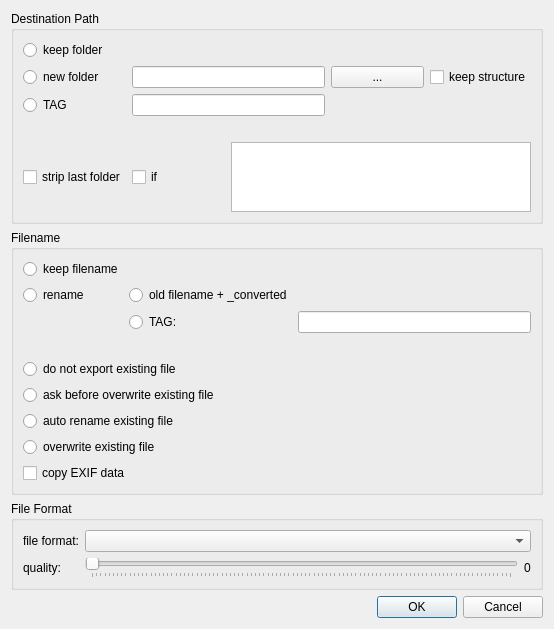
<?xml version="1.0" encoding="UTF-8"?>
<ui version="4.0">
 <class>cExportDialog</class>
 <widget class="QDialog" name="cExportDialog">
  <property name="geometry">
   <rect>
    <x>0</x>
    <y>0</y>
    <width>554</width>
    <height>610</height>
   </rect>
  </property>
  <property name="windowTitle">
   <string>Dialog</string>
  </property>
  <layout class="QGridLayout" name="gridLayout_6">
   <item row="0" column="0">
    <layout class="QVBoxLayout" name="verticalLayout">
     <item>
      <widget class="QGroupBox" name="groupBox">
       <property name="title">
        <string>Destination Path</string>
       </property>
       <layout class="QGridLayout" name="gridLayout_7">
        <item row="0" column="0">
         <layout class="QGridLayout" name="gridLayout_2">
          <item row="2" column="0">
           <widget class="QRadioButton" name="m_lpNewDirectoryTag">
            <property name="text">
             <string>TAG</string>
            </property>
            <attribute name="buttonGroup">
             <string notr="true">m_lpDirectoryMethod</string>
            </attribute>
           </widget>
          </item>
          <item row="2" column="1" colspan="2">
           <widget class="QLineEdit" name="m_lpDestinationPathTag"/>
          </item>
          <item row="1" column="0">
           <widget class="QRadioButton" name="m_lpNewDirectory">
            <property name="text">
             <string>new folder</string>
            </property>
            <attribute name="buttonGroup">
             <string notr="true">m_lpDirectoryMethod</string>
            </attribute>
           </widget>
          </item>
          <item row="1" column="4">
           <widget class="QCheckBox" name="m_lpKeepStructure">
            <property name="text">
             <string>keep structure</string>
            </property>
           </widget>
          </item>
          <item row="1" column="1" colspan="2">
           <widget class="QLineEdit" name="m_lpDestinationPath"/>
          </item>
          <item row="0" column="0">
           <widget class="QRadioButton" name="m_lpKeepDirectory">
            <property name="text">
             <string>keep folder</string>
            </property>
            <attribute name="buttonGroup">
             <string notr="true">m_lpDirectoryMethod</string>
            </attribute>
           </widget>
          </item>
          <item row="4" column="1">
           <widget class="QCheckBox" name="m_lpStripLastDirectoryIf">
            <property name="text">
             <string>if</string>
            </property>
           </widget>
          </item>
          <item row="4" column="2" colspan="3">
           <widget class="QTextEdit" name="m_lpStripLastDirectoryIfList"/>
          </item>
          <item row="1" column="3">
           <widget class="QPushButton" name="m_lpDestinationPathBrowse">
            <property name="text">
             <string>...</string>
            </property>
           </widget>
          </item>
          <item row="4" column="0">
           <widget class="QCheckBox" name="m_lpStripLastDirectory">
            <property name="text">
             <string>strip last folder</string>
            </property>
           </widget>
          </item>
          <item row="3" column="1">
           <widget class="QLabel" name="m_lpPathTagHelp">
            <property name="text">
             <string/>
            </property>
           </widget>
          </item>
         </layout>
        </item>
       </layout>
      </widget>
     </item>
     <item>
      <widget class="QGroupBox" name="groupBox_2">
       <property name="title">
        <string>Filename</string>
       </property>
       <layout class="QGridLayout" name="gridLayout_4">
        <item row="0" column="0">
         <layout class="QGridLayout" name="gridLayout_3">
          <item row="2" column="1">
           <widget class="QRadioButton" name="m_lpFilenameTag">
            <property name="text">
             <string>TAG:</string>
            </property>
            <attribute name="buttonGroup">
             <string notr="true">m_lpFilenameAdd</string>
            </attribute>
           </widget>
          </item>
          <item row="1" column="0">
           <widget class="QRadioButton" name="m_lpNewFilename">
            <property name="text">
             <string>rename</string>
            </property>
            <attribute name="buttonGroup">
             <string notr="true">m_lpFilenameMethod</string>
            </attribute>
           </widget>
          </item>
          <item row="7" column="0" colspan="3">
           <widget class="QRadioButton" name="m_lpFileOverwrite">
            <property name="text">
             <string>overwrite existing file</string>
            </property>
            <attribute name="buttonGroup">
             <string notr="true">m_lpFileOverwriteMethod</string>
            </attribute>
           </widget>
          </item>
          <item row="6" column="0" colspan="3">
           <widget class="QRadioButton" name="m_lpFileRename">
            <property name="text">
             <string>auto rename existing file</string>
            </property>
            <attribute name="buttonGroup">
             <string notr="true">m_lpFileOverwriteMethod</string>
            </attribute>
           </widget>
          </item>
          <item row="0" column="0">
           <widget class="QRadioButton" name="m_lpKeepFilename">
            <property name="text">
             <string>keep filename</string>
            </property>
            <attribute name="buttonGroup">
             <string notr="true">m_lpFilenameMethod</string>
            </attribute>
           </widget>
          </item>
          <item row="1" column="1">
           <widget class="QRadioButton" name="m_lpFilenamePlusConverted">
            <property name="text">
             <string>old filename + _converted</string>
            </property>
            <attribute name="buttonGroup">
             <string notr="true">m_lpFilenameAdd</string>
            </attribute>
           </widget>
          </item>
          <item row="5" column="0" colspan="3">
           <widget class="QRadioButton" name="m_lpFileAsk">
            <property name="text">
             <string>ask before overwrite existing file</string>
            </property>
            <attribute name="buttonGroup">
             <string notr="true">m_lpFileOverwriteMethod</string>
            </attribute>
           </widget>
          </item>
          <item row="2" column="2">
           <widget class="QLineEdit" name="m_lpFileTag"/>
          </item>
          <item row="3" column="2">
           <widget class="QLabel" name="m_lpFileTagHelp">
            <property name="text">
             <string/>
            </property>
           </widget>
          </item>
          <item row="8" column="0" colspan="3">
           <widget class="QCheckBox" name="m_lpCopyEXIF">
            <property name="text">
             <string>copy EXIF data</string>
            </property>
           </widget>
          </item>
          <item row="4" column="0" colspan="3">
           <widget class="QRadioButton" name="m_lpFileNoExport">
            <property name="text">
             <string>do not export existing file</string>
            </property>
            <attribute name="buttonGroup">
             <string notr="true">m_lpFileOverwriteMethod</string>
            </attribute>
           </widget>
          </item>
         </layout>
        </item>
       </layout>
      </widget>
     </item>
     <item>
      <widget class="QGroupBox" name="groupBox_3">
       <property name="title">
        <string>File Format</string>
       </property>
       <layout class="QGridLayout" name="gridLayout_5">
        <item row="0" column="0">
         <layout class="QGridLayout" name="gridLayout" columnstretch="0,0">
          <item row="1" column="1">
           <layout class="QHBoxLayout" name="horizontalLayout_2">
            <item>
             <widget class="QSlider" name="m_lpQuality">
              <property name="maximum">
               <number>100</number>
              </property>
              <property name="orientation">
               <enum>Qt::Horizontal</enum>
              </property>
              <property name="tickPosition">
               <enum>QSlider::TicksBelow</enum>
              </property>
             </widget>
            </item>
            <item>
             <widget class="QLabel" name="m_lpQualityValue">
              <property name="text">
               <string>0</string>
              </property>
              <property name="buddy">
               <cstring>m_lpQuality</cstring>
              </property>
             </widget>
            </item>
           </layout>
          </item>
          <item row="0" column="0">
           <widget class="QLabel" name="label_2">
            <property name="text">
             <string>file format:</string>
            </property>
            <property name="buddy">
             <cstring>m_lpFileFormat</cstring>
            </property>
           </widget>
          </item>
          <item row="0" column="1">
           <widget class="QComboBox" name="m_lpFileFormat"/>
          </item>
          <item row="1" column="0">
           <widget class="QLabel" name="label_3">
            <property name="text">
             <string>quality:</string>
            </property>
           </widget>
          </item>
         </layout>
        </item>
       </layout>
      </widget>
     </item>
     <item>
      <widget class="QDialogButtonBox" name="buttonBox">
       <property name="orientation">
        <enum>Qt::Horizontal</enum>
       </property>
       <property name="standardButtons">
        <set>QDialogButtonBox::Cancel|QDialogButtonBox::Ok</set>
       </property>
      </widget>
     </item>
    </layout>
   </item>
  </layout>
 </widget>
 <tabstops>
  <tabstop>m_lpKeepDirectory</tabstop>
  <tabstop>m_lpNewDirectory</tabstop>
  <tabstop>m_lpDestinationPath</tabstop>
  <tabstop>m_lpDestinationPathBrowse</tabstop>
  <tabstop>m_lpKeepStructure</tabstop>
  <tabstop>m_lpNewDirectoryTag</tabstop>
  <tabstop>m_lpDestinationPathTag</tabstop>
  <tabstop>m_lpStripLastDirectory</tabstop>
  <tabstop>m_lpStripLastDirectoryIf</tabstop>
  <tabstop>m_lpStripLastDirectoryIfList</tabstop>
  <tabstop>m_lpKeepFilename</tabstop>
  <tabstop>m_lpNewFilename</tabstop>
  <tabstop>m_lpFilenamePlusConverted</tabstop>
  <tabstop>m_lpFilenameTag</tabstop>
  <tabstop>m_lpFileTag</tabstop>
  <tabstop>m_lpFileAsk</tabstop>
  <tabstop>m_lpFileRename</tabstop>
  <tabstop>m_lpFileOverwrite</tabstop>
  <tabstop>m_lpCopyEXIF</tabstop>
  <tabstop>m_lpFileFormat</tabstop>
  <tabstop>m_lpQuality</tabstop>
 </tabstops>
 <resources/>
 <connections>
  <connection>
   <sender>buttonBox</sender>
   <signal>accepted()</signal>
   <receiver>cExportDialog</receiver>
   <slot>accept()</slot>
   <hints>
    <hint type="sourcelabel">
     <x>237</x>
     <y>522</y>
    </hint>
    <hint type="destinationlabel">
     <x>157</x>
     <y>134</y>
    </hint>
   </hints>
  </connection>
  <connection>
   <sender>buttonBox</sender>
   <signal>rejected()</signal>
   <receiver>cExportDialog</receiver>
   <slot>reject()</slot>
   <hints>
    <hint type="sourcelabel">
     <x>305</x>
     <y>522</y>
    </hint>
    <hint type="destinationlabel">
     <x>286</x>
     <y>134</y>
    </hint>
   </hints>
  </connection>
 </connections>
 <buttongroups>
  <buttongroup name="m_lpFilenameAdd"/>
  <buttongroup name="m_lpFilenameMethod"/>
  <buttongroup name="m_lpFileOverwriteMethod"/>
  <buttongroup name="m_lpDirectoryMethod"/>
 </buttongroups>
</ui>
